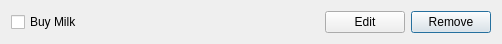
<?xml version="1.0" encoding="UTF-8"?>
<ui version="4.0">
 <class>Task</class>
 <widget class="QDialog" name="Task">
  <property name="geometry">
   <rect>
    <x>0</x>
    <y>0</y>
    <width>502</width>
    <height>43</height>
   </rect>
  </property>
  <property name="windowTitle">
   <string>Dialog</string>
  </property>
  <layout class="QVBoxLayout" name="verticalLayout">
   <item>
    <layout class="QGridLayout" name="gridLayout">
     <item row="0" column="3">
      <widget class="QPushButton" name="removeBtn">
       <property name="text">
        <string>Remove</string>
       </property>
      </widget>
     </item>
     <item row="0" column="2">
      <widget class="QPushButton" name="editBtn">
       <property name="text">
        <string>Edit</string>
       </property>
      </widget>
     </item>
     <item row="0" column="0">
      <widget class="QCheckBox" name="checkBox">
       <property name="text">
        <string>Buy Milk</string>
       </property>
      </widget>
     </item>
     <item row="0" column="1">
      <spacer name="horizontalSpacer">
       <property name="orientation">
        <enum>Qt::Horizontal</enum>
       </property>
       <property name="sizeHint" stdset="0">
        <size>
         <width>40</width>
         <height>20</height>
        </size>
       </property>
      </spacer>
     </item>
    </layout>
   </item>
  </layout>
 </widget>
 <resources/>
 <connections/>
</ui>
